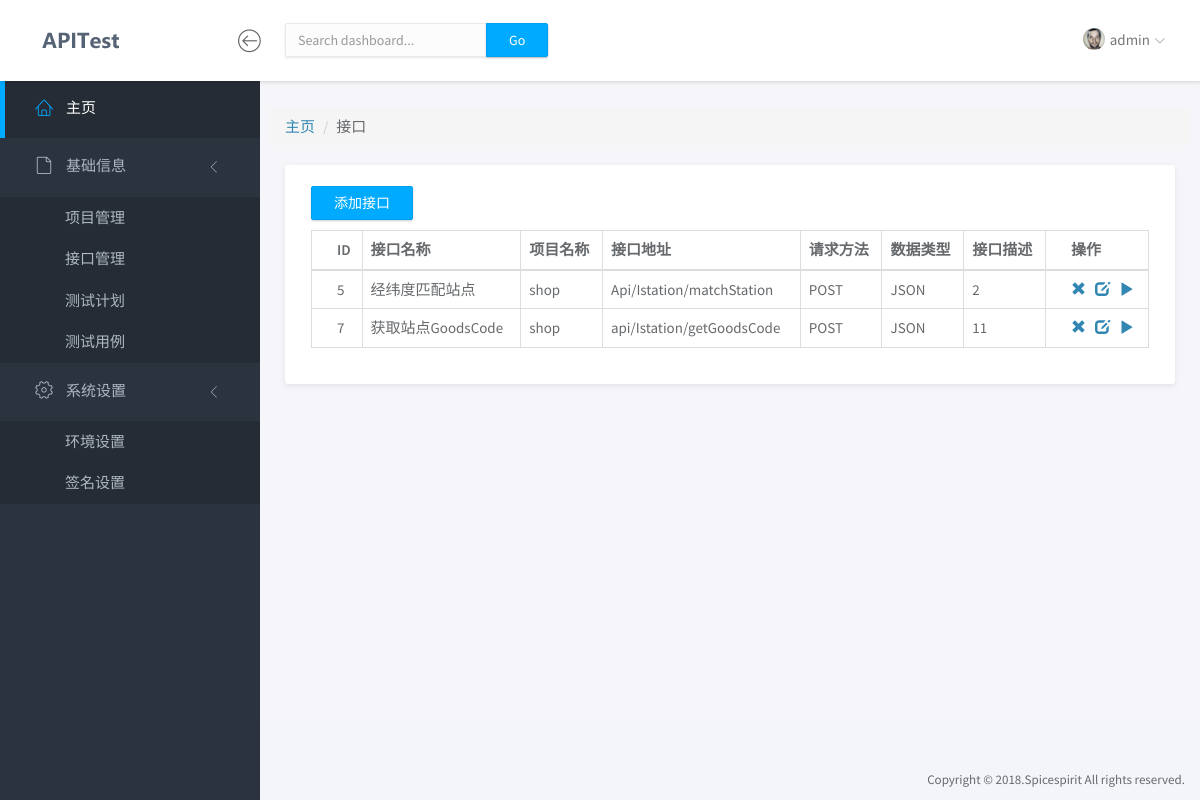
The app's page /api/ (signed in) with its own data.
### app/models.py (models this page shows, shortened)
class Api(models.Model):
    METHOD = ((1, "POST"), (2, "GET"))
    DATA_TYPE = ((1, "JSON"), (2, "FORM"))
    name = models.CharField('名称', max_length=50)
    description = models.CharField('描述', max_length=100, blank=True, null=True)
    project = models.ForeignKey('Project', on_delete=models.CASCADE, verbose_name='项目')
    url = models.CharField('Url地址', max_length=100)
    method = models.IntegerField('请求方法', choices=METHOD)
    data_type = models.IntegerField('数据类型', choices=DATA_TYPE)
    request_body = models.TextField('请求数据', blank=True, null=True)
    response_body = models.TextField('响应数据', blank=True, null=True)
    class Meta:
        verbose_name = '接口管理'
        verbose_name_plural = '接口管理'

class Project(models.Model):
    name = models.CharField('名称', max_length=50)
    developer = models.CharField('开发负责人', max_length=50, blank=True, null=True)
    description = models.CharField('描述', max_length=100, blank=True, null=True)
    class Meta:
        verbose_name = '项目管理'
        verbose_name_plural = '项目管理'

### app/views.py (the view)
# urls.py: path('api/', api_list, name='api_list'),
@login_required
def api_list(request):   # project_list
    api_list = Api.objects.all()
    env_list = Environment.objects.all()
    return render(request, "api_list.html", {"api_list": api_list, "env_list": env_list})

### app/templates/api_list.html (shortened to what this page needs)
{% extends "base.html" %}
{% block content %}
	<div class="row">
		<ol class="breadcrumb">
		  <li><a href="{% url 'index' %}">主页</a></li>
		  <li>接口</li>
		</ol>
	</div>
	<div class="row">
		<div class="col-md-12">
			<div class="panel">
				<div class="panel-body">
					<form style="padding: 10px 0; ">
						<a href="{% url 'api_add' %}"><button type="button" class="btn btn-primary">添加接口</button></a>
					</form>
					<table class="table table-bordered">
						<thead>
							<tr>
								<th>ID</th>
								<th>接口名称</th>
								<th>项目名称</th>
								<th>接口地址</th>
								<th>请求方法</th>
								<th>数据类型</th>
								<th>接口描述</th>
								<th>操作</th>
							</tr>
						</thead>
						<tbody>
							{% for api in api_list %}
							<tr>
								<td>{{api.id}}</td>
								<td>{{api.name}}</td>
								<td>{{api.project.name}}</td>
								<td>{{api.url}}</td>
								<td>{{api.get_method_display}}</td>
								<td>{{api.get_data_type_display}}</td>
								<td>{{api.description}}</td>
								<td>
									<a href="#"><span class="glyphicon glyphicon-remove" data-toggle="modal" data-target="#delModal_{{api.id}}"></span></a>&nbsp;&nbsp;
                  <a href="{% url 'api_update' api.id %}"><span class="glyphicon glyphicon-edit"></span></a>&nbsp;&nbsp;
                  <a href="#"><span class="glyphicon glyphicon-play" data-toggle="modal" data-target="#testModal"></span></a>
								</td>
							</tr>
							{% endfor %}
						</tbody>
					</table>
				</div>
			</div>
		</div>
	</div>
{% endblock %}

### app/templates/base.html (shortened to what this page needs)
<!doctype html>
<html lang="en">
{% load staticfiles %}
<head>
	<link rel="stylesheet" href="{% static 'vendor/bootstrap/css/bootstrap.min.css' %}">
	<link rel="stylesheet" href="{% static 'vendor/font-awesome/css/font-awesome.min.css' %}">
	<link rel="stylesheet" href="{% static 'vendor/linearicons/style.css' %}">
	<link rel="stylesheet" href="{% static 'vendor/chartist/css/chartist-custom.css' %}">
	<link rel="stylesheet" href="{% static 'css/main.css' %}">
	<link rel="stylesheet" href="{% static 'css/demo.css' %}">
</head>
<body>
	<div id="wrapper">
		<nav class="navbar navbar-default navbar-fixed-top">
			<div class="brand">
				<a href="index.html"><img src="{% static 'img/logo-dark.png' %}" alt="ApiTest" class="img-responsive logo"></a>
			</div>
			<div class="container-fluid">
				<div class="navbar-btn" style="padding-left: 67px;">
					<button type="button" class="btn-toggle-fullwidth"><i class="lnr lnr-arrow-left-circle"></i></button>
				</div>
				<form class="navbar-form navbar-left">
					<div class="input-group">
						<input type="text" value="" class="form-control" placeholder="Search dashboard...">
						<span class="input-group-btn"><button type="button" class="btn btn-primary">Go</button></span>
					</div>
				</form>
				<div id="navbar-menu">
					<ul class="nav navbar-nav navbar-right">
						<li class="dropdown">
							<a href="#" class="dropdown-toggle" data-toggle="dropdown"><img src="{% static 'img/user.png' %}" class="img-circle" alt="Avatar"> <span>{{ request.user.username }}</span> <i class="icon-submenu lnr lnr-chevron-down"></i></a>
						</li>
					</ul>
				</div>
			</div>
		</nav>
		<div id="sidebar-nav" class="sidebar">
			<div class="sidebar-scroll">
				<nav>
					<ul class="nav">
						<li><a href="{% url 'index' %}" class="active"><i class="lnr lnr-home"></i> <span>主页</span></a></li>
						<li>
							<a href="#subItems" data-toggle="collapse" class="collapsed"><i class="lnr lnr-file-empty"></i> <span>基础信息</span> <i class="icon-submenu lnr lnr-chevron-left"></i></a>
							<div id="subItems" class="collapse in">
								<ul class="nav">
									<li><a href="{% url 'prj_list' %}" class="">项目管理</a></li>
									<li><a href="{% url 'api_list' %}" class="">接口管理</a></li>
									<li><a href="{% url 'plan_list' %}" class="">测试计划</a></li>
									<li><a href="{% url 'case_list' %}" class="">测试用例</a></li>
								</ul>
							</div>
						</li>
						<li>
							<a href="#subSettings" data-toggle="collapse" class="collapsed"><i class="lnr lnr-cog"></i> <span>系统设置</span> <i class="icon-submenu lnr lnr-chevron-left"></i></a>
							<div id="subSettings" class="collapse in">
								<ul class="nav">
									<li><a href="{% url 'env_list' %}" class="">环境设置</a></li>
									<li><a href="{% url 'sign_list' %}" class="">签名设置</a></li>
								</ul>
							</div>
						</li>
					</ul>
				</nav>
			</div>
		</div>
		<div class="main">
			<div class="main-content">
				<div class="container-fluid">
					{% block content %}
					{% endblock %}
				</div>
			</div>
		</div>
		<footer>
			<div class="container-fluid">
				<p class="copyright">Copyright &copy; 2018.Spicespirit All rights reserved.</p>
			</div>
		</footer>
	</div>
</body>
</html>

### records on screen
Api: id "5", name "经纬度匹配站点", project.name "shop", url "Api/Istation/matchStation", method "POST", data_type "JSON", description "2"
Api: id "7", name "获取站点GoodsCode", project.name "shop", url "api/Istation/getGoodsCode", method "POST", data_type "JSON", description "11"

### other values on screen
{{ request.user.username }} "admin"
